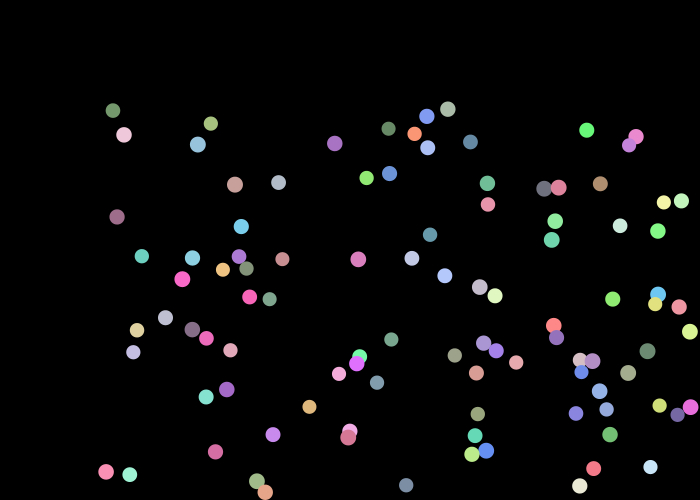
Frame 1 (no input)
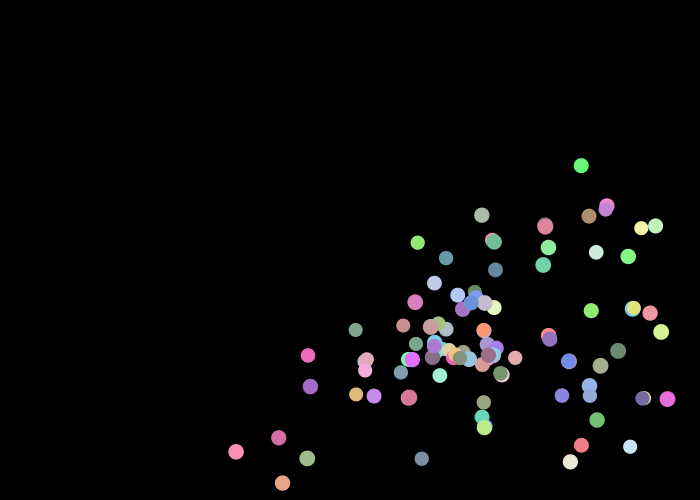
Frame 60 (the mouse pressed at the canvas centre just before this capture)
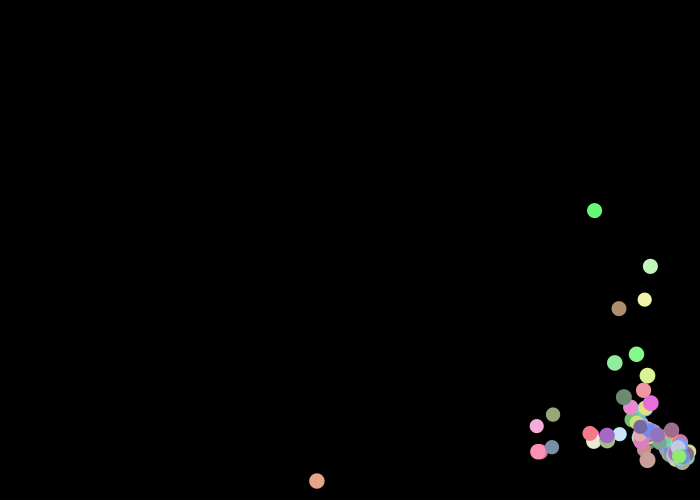
Frame 120 (the mouse held since frame 60 and released just before this capture)

The Processing sketch that drew these frames (run headless with seeded random() and noise(); from frame 60 on, the mouse is pressed at the canvas centre):

// Processing sketch: processing_117847
// ── processing_117847.pde

Floater[] floaters = new Floater[100];
float GRAV, DRAGG, G, MOUSE_ATTR;
//float roff, goff, boff;
void setup() {
  size( 700, 500 );
  smooth();
  background( 0);
  
  //roff = 0.0;
  //goff = 1000.0;
  //boff = 1000000.0;
  for( int i = 0; i < floaters.length; i++ ) {
    floaters[i] = new Floater( new PVector( random( 100, width ), random( 100, height )), random( 2, 3 ), random( 7, 8 ), color( random( 100, 255 ), random( 100, 255 ), random( 100, 255 ) ) );  
  }
  
  GRAV = 0.1;
  DRAGG = 0.77;
  MOUSE_ATTR = 0.27;
}
void draw() {
  background( 0 );
  //fill( 255, 1 );
  //rect( 0, 0, width, height );
  
  //noStroke();
  //fill( noise(roff) * 255, noise(goff) * 255, noise(boff) * 255 );
  //xoff += 0.01; goff += 0.01; boff += 0.01; 
  //beginShape();
  for( int i = 0; i < floaters.length; i++ ) {
    //floaters[i].applyForce( new PVector( 0.01, 0 ) );
    //floaters[i].applyForce( new PVector( 0, GRAV * floaters[i].mass ) );
    
    PVector drag = floaters[i].velocity.get();
    drag.normalize();
    drag.mult( -DRAGG );
    floaters[i].applyForce( drag );
    
    PVector toMouse = PVector.sub( new PVector( mouseX, mouseY ), floaters[i].location );
    toMouse.normalize();
    toMouse.mult( -MOUSE_ATTR );
    floaters[i].applyForce( toMouse );
    
    for( int j = 0; j < floaters.length; j++ ) {
      if( i != j ) {
        PVector f = floaters[j].attractionForce( floaters[i] );
        f.mult( 1 );
        floaters[i].applyForce( f );
      }  
    }
    
    floaters[i].update();
    floaters[i].checkEdges();
    //vertex( floaters[i].location.x, floaters[i].location.y );
    floaters[i].render();
  }  
  //endShape( CLOSE );
}
void mouseClicked() {
  for( int i = 0; i < floaters.length; i++ ) {
    PVector mouse = new PVector( mouseX, mouseY );
    PVector force = PVector.sub( floaters[i].location, mouse );
    force.normalize();
    force.mult(7);
    floaters[i].applyForce( force );
  }
  //attr[ attrMover ] = new Attractor( new PVector( mouseX, mouseY ), 70, 1 );
  //attrMover++;
}
class Floater {
  PVector location, velocity, acceleration;
  float mass, radius;
  color col;
 
  Floater( PVector location, float mass, float radius, color col ) {
    this.location = location.get();
    this.mass = mass;
    this.radius = radius;
    this.col = col;
   
    velocity = new PVector( 0, 0 );
    acceleration = new PVector( 0, 0 ); 
  }
  
  PVector attractionForce( Floater floater ) {
    PVector distVector = PVector.sub( location, floater.location );
    float distance = distVector.mag();
    distance = constrain( distance, 5, 25 );
    
    distVector.normalize();
    float strength = ( 1 * mass * floater.mass ) / (distance * distance );
    distVector.mult( strength );
    
    return distVector;
  }
  
  void applyForce(PVector force) {
    acceleration.add( force );  
  }
  
  void update() {
    velocity.add( acceleration );
    location.add( velocity );
  
    acceleration.mult( 0 );  
  }
  
  void render() {
    noStroke();
    fill( col );
    ellipse( location.x, location.y, radius * 2, radius * 2 );  
  }
 
 void checkEdges() {
    if (location.x > width - radius ) {
      location.x = width - radius;
      velocity.x *= -1;
    } else if (location.x < radius) {
      velocity.x *= -1;
      location.x = radius;
    }
 
    if (location.y > height - radius ) {
      location.y = height - radius;
      velocity.y *= -1;
    } else if (location.y < radius) {
      velocity.y *= -1;
      location.y = radius;
    }
  }
}
